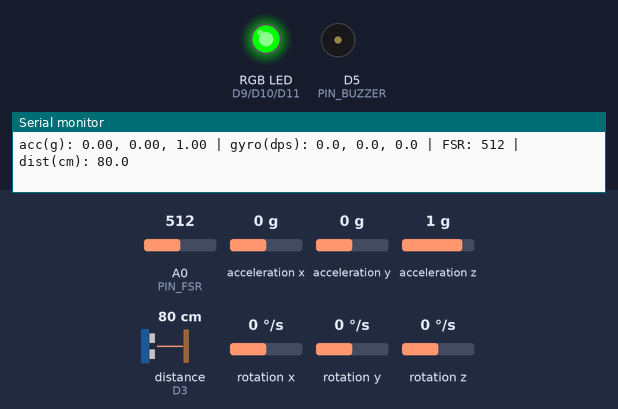
Simulated run of this sketch. Board: Arduino Nano 33 IoT. Parts: an RGB LED mixed from three pins (HIGH = lit), buzzer (waves = sounding, pin HIGH), the last lines printed to the serial monitor. Wiring (inferred from the names in the program): ultrasonic range finder: trigger D2; echo D3. Inputs (shaded band) come from the test bench; at power-on: A0 (PIN_FSR) = 512, acceleration x 0 g, acceleration y 0 g, acceleration z 1 g, distance to the obstacle (sensor on D3) 80 cm, rotation x 0 °/s, rotation y 0 °/s, rotation z 0 °/s. The echo pulse lasts 58.3 µs per cm; pins used as bus, display or sensor lines are not drawn.

Above: at 3.4 s.
3.5 s: A0 (PIN_FSR) set to 589
5.4 s: A0 (PIN_FSR) set to 612
At 7.0 s:
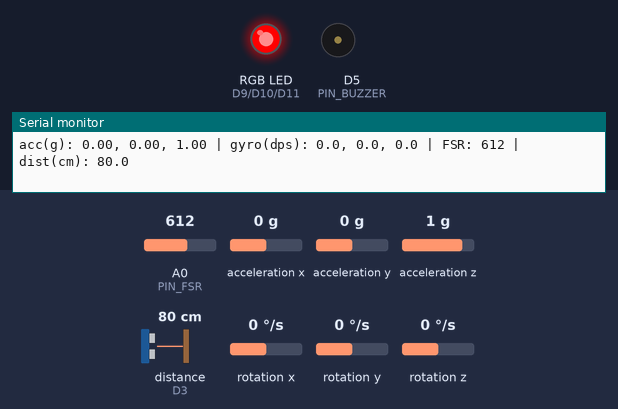
9.5 s: A0 (PIN_FSR) set to 590
At 11.2 s:
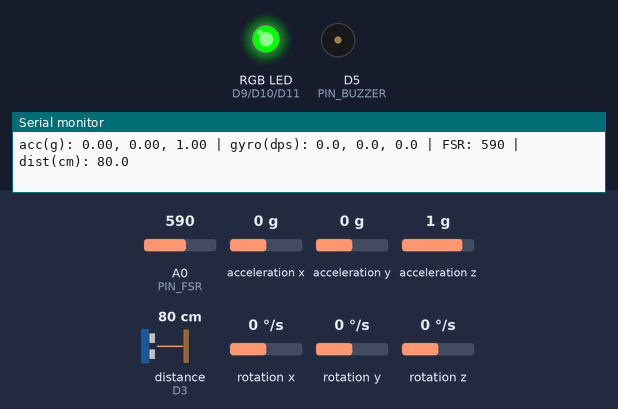
11.9 s: A0 (PIN_FSR) set to 610
At 13.3 s:
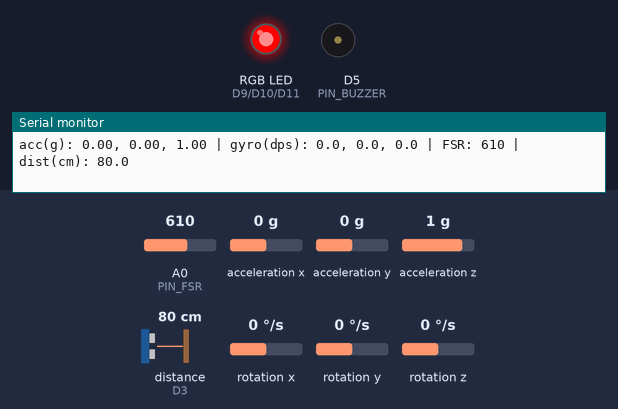
Timing chart, 0 to 17.0 s (numbered marks = the images above; inputs shaded):
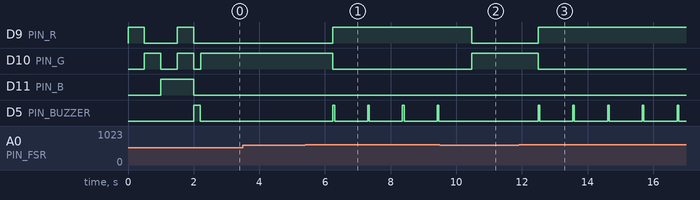

Measured:
- the behaviour switches between 600 and 601 on A0 (PIN_FSR) (found by bisection; images 0 and 1)
- after the input at 5.4 s, D9 (PIN_R): LOW → HIGH after 0.84 s; D10 (PIN_G): HIGH → LOW after 0.84 s; D5 (PIN_BUZZER): alternates HIGH for 0.05 s and LOW for 1.0 s, starting after 0.84 s
- after the input at 9.5 s, D9 (PIN_R): HIGH → LOW after 0.98 s; D10 (PIN_G): LOW → HIGH after 0.98 s; D5 (PIN_BUZZER): stops changing and stays LOW
- after the input at 11.9 s, D9 (PIN_R): LOW → HIGH after 0.59 s; D10 (PIN_G): HIGH → LOW after 0.59 s; D5 (PIN_BUZZER): alternates HIGH for 0.05 s and LOW for 1.0 s, starting after 0.59 s

The sketch:

phase1_bringup.ino
```cpp
// KneeTrack - Phase 1 hardware bring-up (Arduino Nano 33 IoT)
// Tests each part on its own. Open Serial Monitor at 115200 baud.
// Pins: FSR A0 | TRIG D2 | ECHO D3 (via divider) | BUZZER D5 | RGB D9, D10, D11

#include <Arduino_LSM6DS3.h>

const int PIN_FSR    = A0;
const int PIN_TRIG   = 2;
const int PIN_ECHO   = 3;
const int PIN_BUZZER = 5;
const int PIN_R      = 9;
const int PIN_G      = 10;
const int PIN_B      = 11;   // if blue does not dim, move it to D6 (see notes)

const bool BUZZER_ACTIVE = true;  // true = active buzzer, false = passive (tone)

void setRGB(int r, int g, int b) {
  analogWrite(PIN_R, r);
  analogWrite(PIN_G, g);
  analogWrite(PIN_B, b);
}

void beep(int ms) {
  if (BUZZER_ACTIVE) {
    digitalWrite(PIN_BUZZER, HIGH);
    delay(ms);
    digitalWrite(PIN_BUZZER, LOW);
  } else {
    tone(PIN_BUZZER, 2000, ms);
    delay(ms);
  }
}

float readDistanceCm() {
  digitalWrite(PIN_TRIG, LOW);
  delayMicroseconds(2);
  digitalWrite(PIN_TRIG, HIGH);
  delayMicroseconds(10);
  digitalWrite(PIN_TRIG, LOW);
  unsigned long us = pulseIn(PIN_ECHO, HIGH, 30000UL);  // 30 ms timeout
  if (us == 0) return -1.0;                              // no echo
  return us * 0.0343 / 2.0;
}

void setup() {
  Serial.begin(115200);
  while (!Serial && millis() < 3000) {}

  pinMode(PIN_TRIG, OUTPUT);
  pinMode(PIN_ECHO, INPUT);
  pinMode(PIN_BUZZER, OUTPUT);
  pinMode(PIN_R, OUTPUT);
  pinMode(PIN_G, OUTPUT);
  pinMode(PIN_B, OUTPUT);

  if (!IMU.begin()) {
    Serial.println("IMU FAILED to start");
  } else {
    Serial.println("IMU OK");
  }

  // LED colour test: red, green, blue, then white
  setRGB(255, 0, 0);   delay(500);
  setRGB(0, 255, 0);   delay(500);
  setRGB(0, 0, 255);   delay(500);
  setRGB(255, 255, 255); delay(500);
  setRGB(0, 0, 0);

  // Buzzer test
  beep(200);
  Serial.println("Setup done. Streaming sensor values...");
}

void loop() {
  float ax = 0, ay = 0, az = 0, gx = 0, gy = 0, gz = 0;
  if (IMU.accelerationAvailable()) IMU.readAcceleration(ax, ay, az);
  if (IMU.gyroscopeAvailable())    IMU.readGyroscope(gx, gy, gz);

  int fsr = analogRead(PIN_FSR);
  float dist = readDistanceCm();

  Serial.print("acc(g): ");  Serial.print(ax, 2); Serial.print(", ");
  Serial.print(ay, 2);       Serial.print(", ");  Serial.print(az, 2);
  Serial.print(" | gyro(dps): "); Serial.print(gx, 1); Serial.print(", ");
  Serial.print(gy, 1);       Serial.print(", ");  Serial.print(gz, 1);
  Serial.print(" | FSR: ");  Serial.print(fsr);
  Serial.print(" | dist(cm): "); Serial.println(dist, 1);

  // Quick visual check: LED goes red when FSR is pressed hard, green otherwise
  if (fsr > 600) { setRGB(255, 0, 0); beep(50); }
  else           { setRGB(0, 255, 0); }

  delay(1000);
}
```
